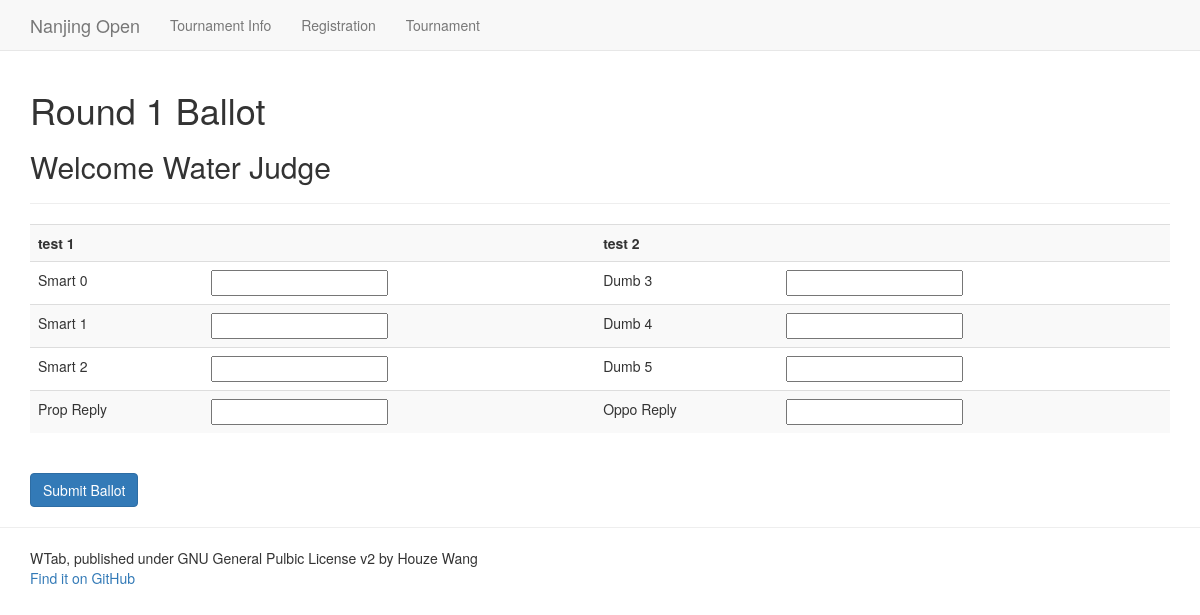
/tournament/judge/CODE/, run on the app's committed database.
### tournament/models.py (models this page shows, shortened)
class Tournament_Settings(models.Model):
    Name_of_Tournament = models.CharField(max_length=64, default="new tournament")
    Max_Margin = models.IntegerField(default=300)
    Score_Max = models.IntegerField(default=90)
    Score_Min = models.IntegerField(default=60)
    Total_Rounds = models.IntegerField(default=8)
    Novice_Breaks = models.IntegerField(default=4)
    Breaks = models.IntegerField(default=16)
    Tab_Released = models.BooleanField(default=False)

class Judge(models.Model):
    name = models.CharField(max_length=64, unique=True, primary_key=True)
    code = models.CharField(max_length=8, unique=True, default='CODE')
    weight = models.IntegerField(default=1)
    round_filled = models.IntegerField(default=0)

class Team(models.Model):
    name = models.CharField(max_length=64, unique=True)
    school = models.ForeignKey(School)
    total_wl = models.IntegerField(default=0)
    total_po = models.IntegerField(default=0)
    po_str = models.CharField(max_length=32, default="", blank=True)
    total_sp = models.FloatField(default=0)
    total_mg = models.FloatField(default=0)
    novice = models.BooleanField(default=False)
    pull_up = models.BooleanField(default=False)
    slug = models.SlugField(max_length=128,unique=True)
    def __unicode__(self):
        return (self.name)

class Speaker(models.Model):
    team = models.ForeignKey(Team)
    school = models.ForeignKey(School)
    speaker_id = models.IntegerField(unique=True, default=0, primary_key=True)
    name = models.CharField(max_length=64)
    total_sp = models.IntegerField(default=0)
    novice = models.BooleanField(default=False)

### tournament/views.py (the view)
# urls.py: url(r'^judge/(?P<judge_code>[\w\-]+)/$',views.judge,name='judge'),
def judge(request,judge_code):
    tournament_name = Tournament_Settings.objects.all()[0].Name_of_Tournament
    try:
        judge=Judge.objects.get(code=judge_code)
    except Judge.DoesNotExist:
        judge=None
    if judge:
        context_dict={'judge_name':judge.name}
    else:
        context_dict={'judge_name':None}
    n = Room_Stat.objects.order_by('-round_number')[0]
    n = n.round_number
    context_dict['round_number']=str(n)
    context_dict['tournament_name']=tournament_name
    if judge:
        try:
            round_match = Room_Stat.objects.get(chair=judge.name, round_number=n)
        except Room_Stat.DoesNotExist:
            try:
                round_match = Room_Stat.objects.get(panel1=judge.name, round_number=n)
            except Room_Stat.DoesNotExist:
                try:
                    round_match = Room_Stat.objects.get(panel2=judge.name, round_number=n)
                except Room_Stat.DoesNotExist:
                    round_match = None
    else:
        round_match = None
    if round_match:
        prop_team = Team.objects.get(name=round_match.prop_team)
        oppo_team = Team.objects.get(name=round_match.oppo_team)
        context_dict['prop_team'] = prop_team.name
        context_dict['oppo_team'] = oppo_team.name
        prop_speakers = Speaker.objects.filter(team=prop_team)
        p1 = prop_speakers[0]
        p2 = prop_speakers[1]
        p3 = prop_speakers[2]
        oppo_speakers = Speaker.objects.filter(team=oppo_team)
        o1 = oppo_speakers[0]
        o2 = oppo_speakers[1]
        o3 = oppo_speakers[2]
        context_dict['p1']=p1
        context_dict['p2']=p2
        context_dict['p3']=p3
        context_dict['o1']=o1
        context_dict['o2']=o2
        context_dict['o3']=o3
    context_dict['round_check'] = round_match
    if request.method == "POST":
        form = JudgeBallot(request.POST)
        if form.is_valid():
            prop_sum = form.cleaned_data['prop_1']+form.cleaned_data['prop_2']+form.cleaned_data['prop_3']+form.cleaned_data['prop_reply']
            oppo_sum = form.cleaned_data['oppo_1']+form.cleaned_data['oppo_2']+form.cleaned_data['oppo_3']+form.cleaned_data['oppo_reply']
            if prop_sum > oppo_sum:
                prop_team.total_wl +=1
            else:
                oppo_team.total_wl +=1
            prop_team.total_po +=1
            prop_team.total_sp += prop_sum
            oppo_team.total_sp += oppo_sum
            prop_team.total_mg += prop_sum-oppo_sum
            oppo_team.total_mg += oppo_sum-prop_sum
            prop_team.po_str = prop_team.po_str + "1"
            oppo_team.po_str = oppo_team.po_str + "0"
            prop_team.save()
            oppo_team.save()
            p1.total_sp += form.cleaned_data['prop_1']
            point_object = SpeakerPoint.objects.get_or_create(speaker_id=p1, round_number=n)[0]
            point_object.point = form.cleaned_data['prop_1']
            point_object.save()
            p1.save()
            p2.total_sp += form.cleaned_data['prop_2']
            point_object = SpeakerPoint.objects.get_or_create(speaker_id=p2, round_number=n)[0]
            point_object.point = form.cleaned_data['prop_2']
            point_object.save()
            p2.save()
            p3.total_sp += form.cleaned_data['prop_3']
            point_object = SpeakerPoint.objects.get_or_create(speaker_id=p3, round_number=n)[0]
            point_object.point = form.cleaned_data['prop_3']
            point_object.save()
            p3.save()
            o1.total_sp += form.cleaned_data['oppo_1']
            point_object = SpeakerPoint.objects.get_or_create(speaker_id=o1, round_number=n)[0]
            point_object.point = form.cleaned_data['oppo_1']
            point_object.save()
            o1.save()
            o2.total_sp += form.cleaned_data['oppo_2']
            point_object = SpeakerPoint.objects.get_or_create(speaker_id=o2, round_number=n)[0]
            point_object.point = form.cleaned_data['oppo_2']
            point_object.save()
            o2.save()
            o3.total_sp += form.cleaned_data['oppo_3']
            point_object = SpeakerPoint.objects.get_or_create(speaker_id=o3, round_number=n)[0]
            point_object.point = form.cleaned_data['oppo_3']
            point_object.save()
            o3.save()
            judge.round_filled = n
            judge.save()
            if len(SpeakerPoint.objects.filter(round_number=n)) == Speaker.objects.count():
                return (HttpResponseRedirect('/tournament/initiate_matchup'))
            else:
                return (HttpResponseRedirect('/tournament/'))
        else:
            context_dict['form'] = form
    else:
        context_dict['form'] = JudgeBallot()
    return (render(request,'judge.html',context_dict))

### tournament/forms.py (shortened to what this page needs)
class JudgeBallot(forms.Form):
    prop_1 = forms.IntegerField(validators=[scorevalidator])
    prop_2 = forms.IntegerField(validators=[scorevalidator])
    prop_3 = forms.IntegerField(validators=[scorevalidator])
    prop_reply = forms.FloatField(validators=[replyvalidator])
    oppo_1 = forms.IntegerField(validators=[scorevalidator])
    oppo_2 = forms.IntegerField(validators=[scorevalidator])
    oppo_3 = forms.IntegerField(validators=[scorevalidator])
    oppo_reply = forms.FloatField(validators=[replyvalidator])

### templates/judge.html (shortened to what this page needs)
{% extends 'base.html' %}
{% block body_block %}
      <div class="container">
        <h1>Round {{round_number}} Ballot</h1>
        {% if judge_name %}
          <h2>Welcome {{judge_name}}</h2>
          <hr>
          {% if round_check %}
          <form id="ballot" method="post" action="">
            <table class="table table-striped">
              <tr>
                <th colspan="2">
                  {{prop_team}}
                </th>
                <th colspan="2">
                  {{oppo_team}}
                </th>
              </tr>
              <tr>
                <td>{{p1.name}}</td>
                <td>{{form.prop_1}}</td>
                <td>{{o1.name}}</td>
                <td>{{form.oppo_1}}</td>
              </tr>
              <tr>
                <td>{{p2.name}}</td>
                <td>{{form.prop_2}}</td>
                <td>{{o2.name}}</td>
                <td>{{form.oppo_2}}</td>
              </tr>
              <tr>
                <td>{{p3.name}}</td>
                <td>{{form.prop_3}}</td>
                <td>{{o3.name}}</td>
                <td>{{form.oppo_3}}</td>
              </tr>
              <tr>
                <td>Prop Reply</td>
                <td>{{form.prop_reply}}</td>
                <td>Oppo Reply</td>
                <td>{{form.oppo_reply}}</td>
              </tr>
            </table>
            <br>
            <input type="submit" name="submit" class="btn btn-primary" value="Submit Ballot">
          </form>
          {% else %}
            <strong>You can rest this round :-)</strong>
          {% endif %}
        {% endif %}
      </div>
{% endblock %}

### templates/base.html (shortened to what this page needs)
<!DOCTYPE HTML>
{% load staticfiles %}
<html>
    <head>
      <link rel="stylesheet" type="text/css" href="{% static 'bootstrap/css/bootstrap.min.css' %}">
    </head>
    <body>
      <nav class="navbar navbar-default navbar-fixed-top">
        <div class="container">
          <div class="navbar-header">
            <a class="navbar-brand">{{tournament_name}}</a>
          </div>
          <ul class="nav navbar-nav">
            <li>
              <a>Tournament Info</a>
            </li>
            <li>
              <a>Registration</a>
            </li>
            <li>
              <a href="/tournament/">Tournament</a>
            </li>
          </ul>
        </div>
      </nav>
      {% block body_block %}{% endblock %}
      <hr>
      <div class="container">
        WTab, published under GNU General Pulbic License v2 by Houze Wang
        <br>
        <a href="https://github.com/kerbinagent/tabpy2">Find it on GitHub</a>
      </div>
    </body>
</html>

### templates/base.html (style rules this page uses)
body { min-height: 900px; padding-top: 70px; }

### data on the page
Tournament_Settings: Name_of_Tournament "Nanjing Open"
Judge: name "Water Judge"
Team: name "test 1"
Team: name "test 2"
Speaker: name "Smart 0"
Speaker: name "Dumb 3"
Speaker: name "Smart 1"
Speaker: name "Dumb 4"
Speaker: name "Smart 2"
Speaker: name "Dumb 5"

### other printed values
{{ round_number }} "1"
